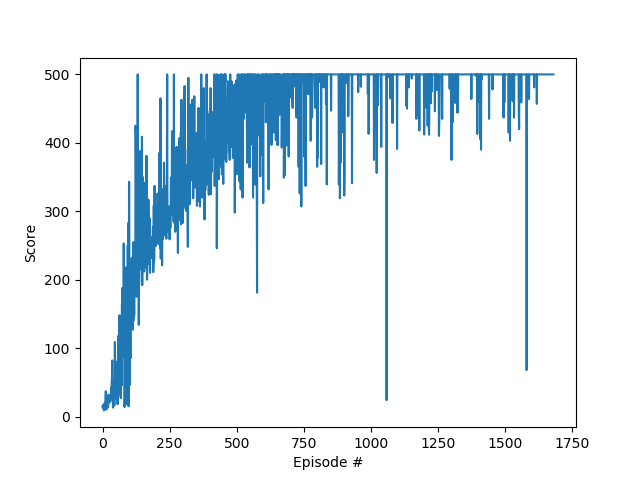

Write Python code to recreate this figure.
import gym
from gym.wrappers import Monitor
import glob
import io
import base64

from gym import wrappers
from IPython import display
import matplotlib
import matplotlib.pyplot as plt
import gym
import numpy as np
from collections import deque
import tensorflow as tf
from tensorflow.keras import layers,models

def query_environment(name):
  env = gym.make(name)
  spec = gym.spec(name)
  print(f"Action Space: {env.action_space}")
  print(f"Observation Space: {env.observation_space}")
  print(f"Max Episode Steps: {spec.max_episode_steps}")
  print(f"Nondeterministic: {spec.nondeterministic}")
  print(f"Reward Range: {env.reward_range}")
  print(f"Reward Threshold: {spec.reward_threshold}")

MEMORYLEN=int(10000)
BATCHSIZE=64
EPOCHS=1
# UPDATE_EVERY = 4


class DQNAgent():
    def __init__(self,actions=2,obs=4):
        self.actions=actions
        self.observations=obs
        self.model=self.load_model()

        self.memory=deque(maxlen=MEMORYLEN)
        self.gamma=0.99
        self.patience=0
        
           
    def play(self,observation,epsilon):
        if (len(self.memory)<BATCHSIZE):
            
            action=np.random.randint(low=0,high=self.actions)
            return action
        else:
            if np.random.random()>epsilon:
#                 print("model")
                action=self.model_predictions(observation)
            else:
                action=np.random.randint(low=0,high=self.actions)
            return action
            
    def step(self,state, action, reward, next_state, done):
        self.memory.append([state, action, reward, next_state, done])
        if ((len(self.memory)>=BATCHSIZE) & (np.random.random() < 0.25 )):
            self.train_model()
        pass
 
    
    def train_model(self):
        rnd_indices = np.random.choice(len(self.memory), size=BATCHSIZE)
        data=np.array(self.memory)[rnd_indices]
        # np.random.shuffle(data)
        
        state, action, reward, next_state, done=np.stack(data[:,0]),np.stack(data[:,1]),np.stack(data[:,2]),np.stack(data[:,3]),np.stack(data[:,4])
        qnext_max=np.max(self.model.predict(next_state),axis=1)
        qnext_max=reward+ self.gamma*qnext_max*(1-done)
        qtable_to_update=self.model.predict(state)
        for indx,qs in enumerate(qtable_to_update):
            qtable_to_update[indx,action[indx]]=qnext_max[indx]
        self.model.fit(state,qtable_to_update,epochs=1,verbose=0)
        
        pass
    def model_predictions(self,observation):
        pred=self.model.predict(observation.reshape(1,-1))
        pred=np.argmax(pred)
        return pred
        
    def load_model(self):
        num_input = layers.Input(shape=(self.observations, ))
        x = layers.Dense(24,activation="relu")(num_input)
#         x = layers.BatchNormalization()(x)
#         x = layers.Dropout(0.1)(x)
        x = layers.Dense(24, activation="relu")(x)
#         x = layers.Dropout(0.1)(x)
#         x = layers.BatchNormalization()(x)
        y = layers.Dense(self.actions, activation="linear")(x)
        model = models.Model(inputs=num_input, outputs=y)
        model.compile(loss="mse",optimizer=tf.keras.optimizers.Adam(lr=0.01,decay=0.01))
        model.summary()
        return model
import time
from tqdm import tqdm
starttime=time.time()
scores = []                        # list containing scores from each episode
scores_window = deque(maxlen=100)  # last 100 scores
n_episodes=2000
agent=DQNAgent()

max_t=500
eps_start=1.0
eps_end=0.05
eps_decay=0.99



eps = eps_start
env=gym.make('CartPole-v1')
eps_history=[]
for i_episode in range(1, n_episodes+1):
    state = env.reset()
    score = 0
    for i_ in range(1,max_t+1):
        action = agent.play(state,eps)
        next_state, reward, done, _ = env.step(action)
        if done:
            if (i_>=400):
                agent.step(state, action, reward+5, next_state, done)
            else:
                agent.step(state, action, reward-5, next_state, done)
        else:
            agent.step(state, action, reward, next_state, done)
        
        state = next_state
        score += reward
        if done:
            break 
    scores_window.append(score)       # save most recent score
    scores.append(score)              # save most recent score
    eps = max(eps_end, eps_decay*eps)
    eps_history.append(eps)
    if i_episode % 10 == 0:
            print('\rEpisode {}\tAverage Score: {:.2f} Epsilon {}'.format(i_episode, np.mean(scores_window),eps))
    if np.mean(scores_window)>=499.0:
            print('\nEnvironment solved in {:d} episodes!\tAverage Score: {:.2f}'.format(i_episode-100, np.mean(scores_window)))
            
            break
endtime= time.time() 
print(endtime-starttime)
fig = plt.figure()
ax = fig.add_subplot(111)
plt.plot(np.arange(len(scores)), scores)
plt.ylabel('Score')
plt.xlabel('Episode #')
plt.savefig("cpole.png")
# plt.show()

fig = plt.figure()
ax = fig.add_subplot(111)
plt.plot(np.arange(len(eps_history)), eps_history)
plt.ylabel('Epsilone')
plt.xlabel('Episode #')
plt.savefig("epsilon.png")
# plt.show()  
agent.model.save_weights("cartpole_agent_weights.h5")